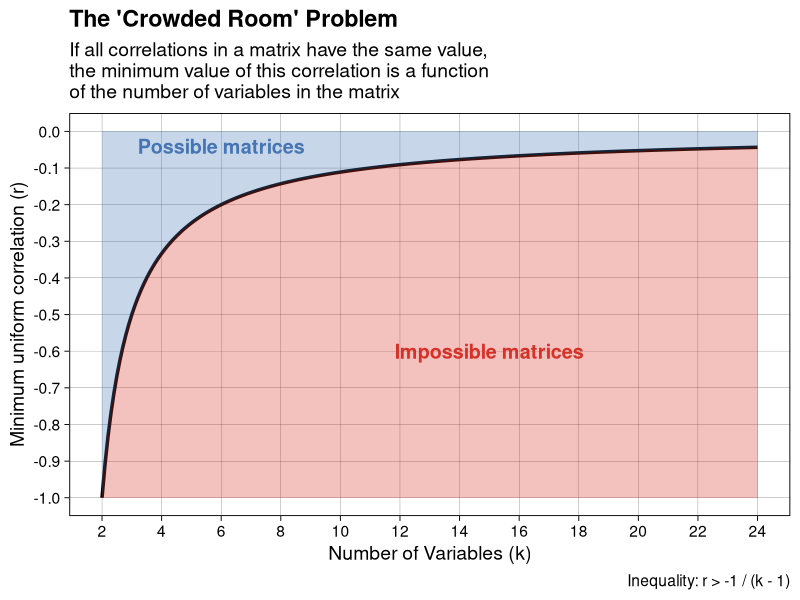

Source code (R):
## ---- chunk 1
library(dplyr)

# define function
correlation_consistency <- function(rXY, rXZ, rYZ = NA, digits = 2){
  
  
  # Calculate bounds
  lower_bound <- cos(acos(rXY) + acos(rXZ))
  upper_bound <- cos(abs(acos(rXY) - acos(rXZ)))
  
  # Clamp bounds to [-1, 1]
  lower_bound <- pmax(-1, pmin(1, lower_bound))
  upper_bound <- pmax(-1, pmin(1, upper_bound))
  
  res <- data.frame(
    rXY = rXY,
    rXZ = rXZ,
    rYZ = rYZ,
    rYZ_lower = round(lower_bound, digits = digits),
    rYZ_upper = round(upper_bound, digits = digits)
  ) |>
    mutate(consistent = ifelse(!is.na(rYZ), rYZ > rYZ_lower & rYZ < rYZ_upper, NA))
  
  return(res)
}

# usage
correlation_consistency(rXY = .90, rXZ = .90) %>%
  select(rYZ_lower, rYZ_upper)
## ---- chunk 2

library(ggplot2)
library(dplyr)

# 1. Generate Data for the theoretical limit
# Range of dimensions k from 2 to 25
plot_data <- data.frame(k = seq(2, 24, by = 0.1)) |>
  mutate(min_r = -1 / (k - 1))

# 2. Create the Plot
ggplot(plot_data, aes(x = k, y = min_r)) +
  # Add the geometric limit line
  geom_line(size = 1.2, color = "black") +
  
  # Shade the "Impossible" region (Below the line)
  geom_ribbon(aes(ymin = -1, ymax = min_r), fill = "#d73027", alpha = 0.3) +
  
  # Shade the "Possible" region (Above the line, up to 0 for this view)
  geom_ribbon(aes(ymin = min_r, ymax = 0), fill = "#4575b4", alpha = 0.3) +
  
  # Add Labels to the regions
  annotate("text", x = 15, y = -0.6, label = "Impossible matrices", 
           color = "#d73027", fontface = "bold", size = 5) +
  annotate("text", x = 6, y = -0.02, label = "Possible matrices", 
           color = "#4575b4", fontface = "bold", size = 5, vjust = 1) +
  
  # # Add specific points for context (The "Crowded Room" examples)
  # geom_point(data = data.frame(k = c(2, 3, 5, 11), y = c(-1, -0.5, -0.25, -0.1)), 
  #            aes(x = k, y = y), size = 3) +
  # geom_text(data = data.frame(k = c(2, 3, 5, 11), y = c(-1, -0.5, -0.25, -0.1)),
  #           aes(x = k, y = y, label = paste0("k=", k, "\nmin r=", y)), 
  #           nudge_y = 0.08, nudge_x = 0.5, size = 3.5, lineheight = 0.9) +
  
  # Formatting
  scale_y_continuous(limits = c(-1, 0), breaks = seq(-1, 0, 0.1), name = "Minimum uniform correlation (r)") +
  scale_x_continuous(breaks = seq(2, 24, 2), name = "Number of Variables (k)") +
  theme_linedraw(base_size = 14) +
  labs(
    title = "The 'Crowded Room' Problem",
    subtitle = "If all correlations in a matrix have the same value,\nthe minimum value of this correlation is a function\nof the number of variables in the matrix",
    caption = "Inequality: r > -1 / (k - 1)"
  ) +
  theme(
    panel.grid.minor = element_blank(),
    plot.title = element_text(face = "bold")
  )
